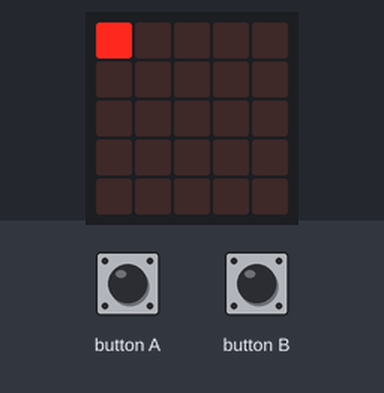
This program was run on a simulated BBC micro:bit (MakeCode). Shown: the board's 5×5 LED display. The test bench sets the inputs (shaded band).

Above: at 0.1 s.
At 1.2 s:
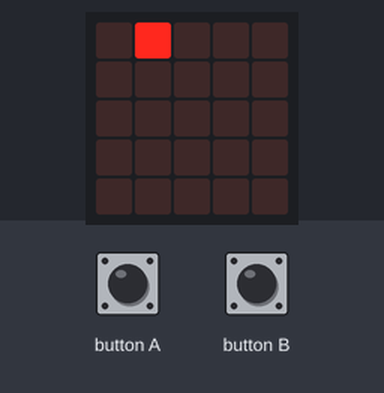
1.3 s: button B pressed 5 times (0.12 s each, 0.3 s apart)
At 1.73 s:
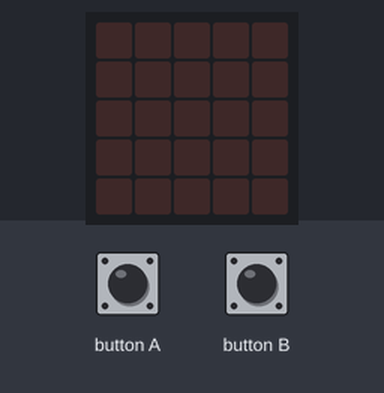
Timing chart, 0 to 4.3 s (numbered marks = the images above; inputs shaded):
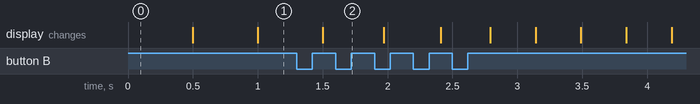

The program:

main.ts
```typescript
input.onButtonPressed(Button.A, function on_button_pressed_a() {

    retardo += 30
})
input.onButtonPressed(Button.B, function on_button_pressed_b() {

    retardo -= 30
})
let retardo = 0
retardo = 500
basic.forever(function on_forever() {
    let i: number;

    for (i = 0; i < 10; i++) {
        led.toggle(Math.trunc(i / 2), 0)
        pause(retardo)
    }
    for (i = 0; i < 10; i++) {
        led.toggle(Math.trunc(i / 2), Math.trunc(i / 2))
        pause(retardo)
    }
})
```

test.ts
```typescript
// aquí va el archivo "tests"; esto no se compilará cuando este paquete se utilice como una extensión.
```
